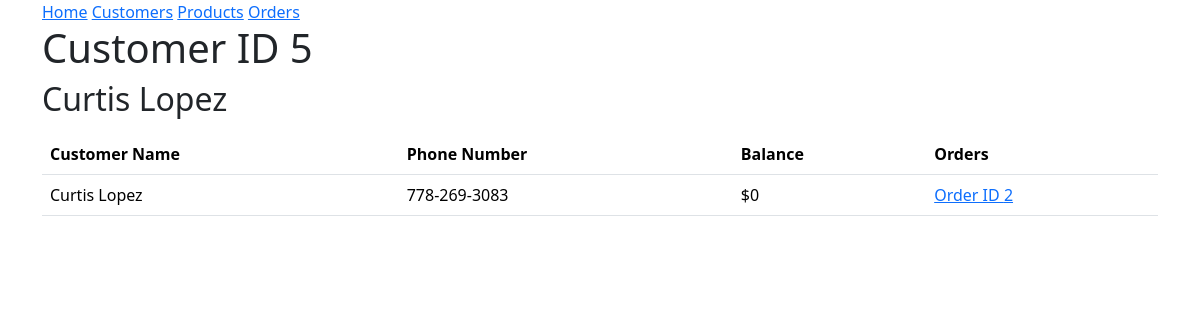
Before: /customer/5 with the older database file.
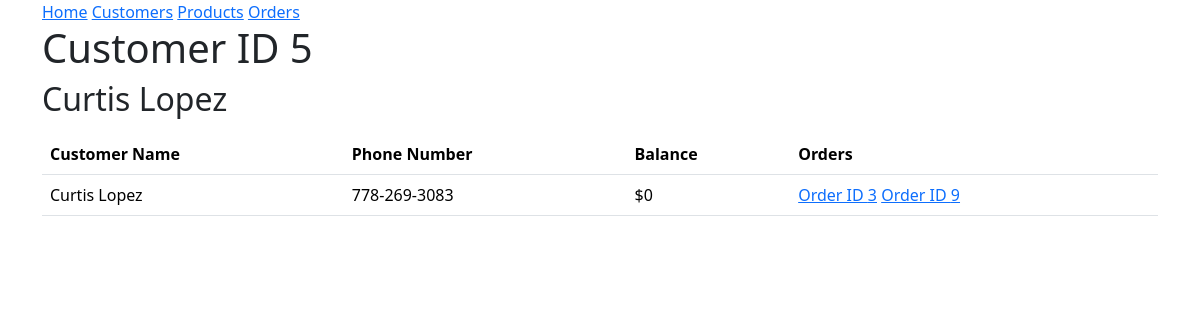
After: the same page with the newer database file.
### models.py (models this page shows, shortened)
class Customer(db.Model):
 id = mapped_column(Integer, primary_key=True)
 name = mapped_column(String(200), nullable=False, unique=True)
 phone = mapped_column(String(20), nullable=False)
 balance = mapped_column(Numeric, nullable=False, default=0.0)
 orders = relationship("Order")

class Order(db.Model):
    id = mapped_column(Integer, primary_key=True)
    customer_id = mapped_column(Integer, ForeignKey(Customer.id), nullable=False)
    total = mapped_column(Float(200))
    customer = relationship("Customer", back_populates="orders")
    products = relationship("ProductOrder", back_populates="order", cascade="all, delete-orphan")

### main.py (the view)
@app.route("/customer/<int:id>")
def detailed_customer(id):
    records = db.session.execute(db.select(Customer).where(Customer.id == id))
    customers = []
    for i in records.scalars():
        u = {
            "id": i.id,
            "name": i.name,
            "phone": i.phone,
            'balance': int(i.balance),
            'orders': i.orders
            }
        customers.append(u)
    return render_template('detailed.html',customer=customers[0]['name'], id = id, customers=customers)

### templates/detailed.html (shortened to what this page needs)
{% extends "base.html" %}
{% block content %}
<h1>Customer ID {{ id }}</h1>
<h2>{{ customer }}</h2>
<table class="table">
    <thead class="thead-dark">
    <th>Customer Name</th>
    <th>Phone Number</th>
    <th>Balance</th>
    <th>Orders</th>
{% for customer in customers %}
<p>
    <tr>
    <td>{{ customer.name }}</td>
    <td>{{ customer.phone }}</td>
    <td>${{ customer.balance }}</td>
    <td>
        {% for order in customer.orders %}
        <a href="{{ url_for('order', id=order.id) }}">Order ID {{ order.id }}</a>
        {% endfor %}
    </td>
    </tr>
</p>
{% endfor %}
</table>
{% endblock %}

### templates/base.html (shortened to what this page needs)
<!doctype html>
<html lang="en">
    <head>
        <link rel="stylesheet" href="{{ url_for('static', filename='style.css') }}">
        <link href="https://cdn.jsdelivr.net/npm/bootstrap@5.3.3/dist/css/bootstrap.min.css" rel="stylesheet">
    </head>
    <body>
        <div class="container">
        <nav>
            <a href="{{ url_for('homepage') }}">Home</a>
            <a href="{{ url_for('customer_list') }}">Customers</a>
            <a href="{{ url_for('product_list') }}">Products</a>
            <a href="{{ url_for('orders_list') }}">Orders</a>
        </nav>
        {% block content %}
        {% endblock %}
        </div>
    </body>
</html>

Changed rows visible on the page:
changed Customer "Curtis Lopez": loses Order (id "2")
added Order: id "3"
added Order: id "9"
